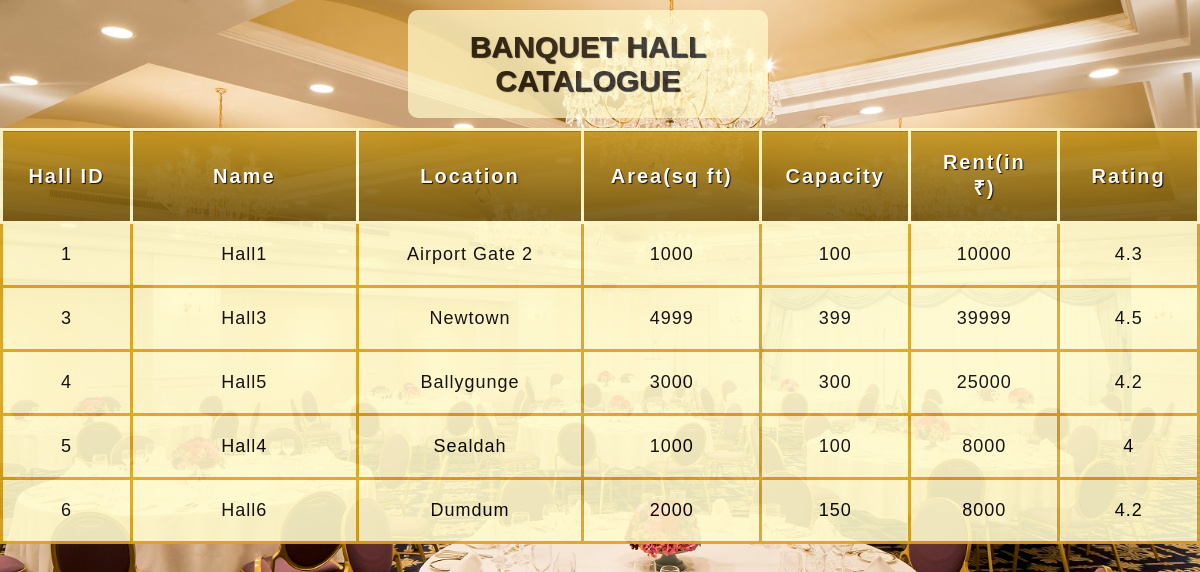
The page /adminhome/display/displayhall.php on the database its author committed.
### tables this page shows
CREATE TABLE `hall` (
  `hall_id` int(10) NOT NULL,
  `hall_name` varchar(50) NOT NULL,
  `hall_location` varchar(100) NOT NULL,
  `hall_area_sq_ft` int(50) NOT NULL,
  `hall_capacity` int(50) NOT NULL,
  `hall_rent` int(50) NOT NULL,
  `hall_rating` float NOT NULL
);

### adminhome/display/displayhall.php (the view, shortened to what this page needs)
<!DOCTYPE html>
<html>
<head>
	<link rel='stylesheet' type='text/css' href="css/displayhall_styles.css">
</head>
<body>
<?php
$servername = "localhost";
$username="root";
$password="";
$dbname="onlineeventmanagementsystem";
$conn = new mysqli($servername, $username, $password, $dbname);
$sql = "SELECT *
		FROM hall";
$result = $conn->query($sql);
if($result->num_rows > 0){
	echo "<table>
			<caption>BANQUET HALL CATALOGUE</caption>
			<thead>
			<tr>
				<th scope='col'>Hall ID</th>
				<th scope='col'>Name</th>
				<th scope='col'>Location</th>
				<th scope='col'>Area(sq ft)</th>
				<th scope='col'>Capacity</th>
				<th scope='col'>Rent(in ₹)</th>
				<th scope='col'>Rating</th>
			</tr>
		</thead>
		<tbody>";
	while($row = mysqli_fetch_array($result)) {
    	 echo "<tr>
    	 			<td>".$row["hall_id"]."</td>
    	 			<td>".$row["hall_name"]."</td>
    	 			<td>".$row["hall_location"]."</td>
    	 			<td>".$row["hall_area_sq_ft"]."</td>
    	 			<td>".$row["hall_capacity"]."</td>
    	 			<td>".$row["hall_rent"]."</td>
    	 			<td>".$row["hall_rating"]."</td>
    	 		</tr>";
	}
	echo "</tbody></table>";
}
else {
    echo "0 results";
}
?>

### adminhome/display/css/displayhall_styles.css (style rules this page uses)
body { margin: 0; padding: 0; background: url(banquet.jpg) no-repeat center center fixed; background-size: cover; font-family: sans-serif; }
table { table-layout: fixed; width: 100%; border-collapse: collapse; font-size: 18px; background-color: lemonchiffon; opacity: 0.9; border-radius: 10px; }
thead th:nth-child(1) { width: 10%; }
thead th:nth-child(2) { width: 20%; }
thead th:nth-child(3) { width: 20%; }
thead th:nth-child(4) { width: 15%; }
thead th:nth-child(5) { width: 12%; }
thead th:nth-child(6) { width: 12%; }
thead th:nth-child(7) { width: 11%; }
caption { width: 30%; margin-left: 34%; padding-top: 20px; padding-bottom: 20px; background-color: lemonchiffon; font-size: 30px; font-weight: bold; text-shadow: 1px 1px 1px black; border-radius: 10px; margin-bottom: 10px; margin-top: 10px; opacity: 0.8; }
th, td { padding: 20px; }
th { letter-spacing: 2px; font-size: 20px; }
td { letter-spacing: 1px; }
tbody td, th { text-align: center; border: 3px solid goldenrod; }
thead { background-color: goldenrod; color: white; text-shadow: 1px 1px 1px black; }
thead th { background: linear-gradient(to bottom, rgba(0,0,0,0.1), rgba(0,0,0,0.5)); border: 3px solid lemonchiffon; }

### rows shown on the page
hall: hall_id "1", hall_name "Hall1", hall_location "Airport Gate 2", hall_area_sq_ft "1000", hall_capacity "100", hall_rent "10000", hall_rating "4.3"
hall: hall_id "3", hall_name "Hall3", hall_location "Newtown", hall_area_sq_ft "4999", hall_capacity "399", hall_rent "39999", hall_rating "4.5"
hall: hall_id "4", hall_name "Hall5", hall_location "Ballygunge", hall_area_sq_ft "3000", hall_capacity "300", hall_rent "25000", hall_rating "4.2"
hall: hall_id "5", hall_name "Hall4", hall_location "Sealdah", hall_area_sq_ft "1000", hall_capacity "100", hall_rent "8000", hall_rating "4"
hall: hall_id "6", hall_name "Hall6", hall_location "Dumdum", hall_area_sq_ft "2000", hall_capacity "150", hall_rent "8000", hall_rating "4.2"
